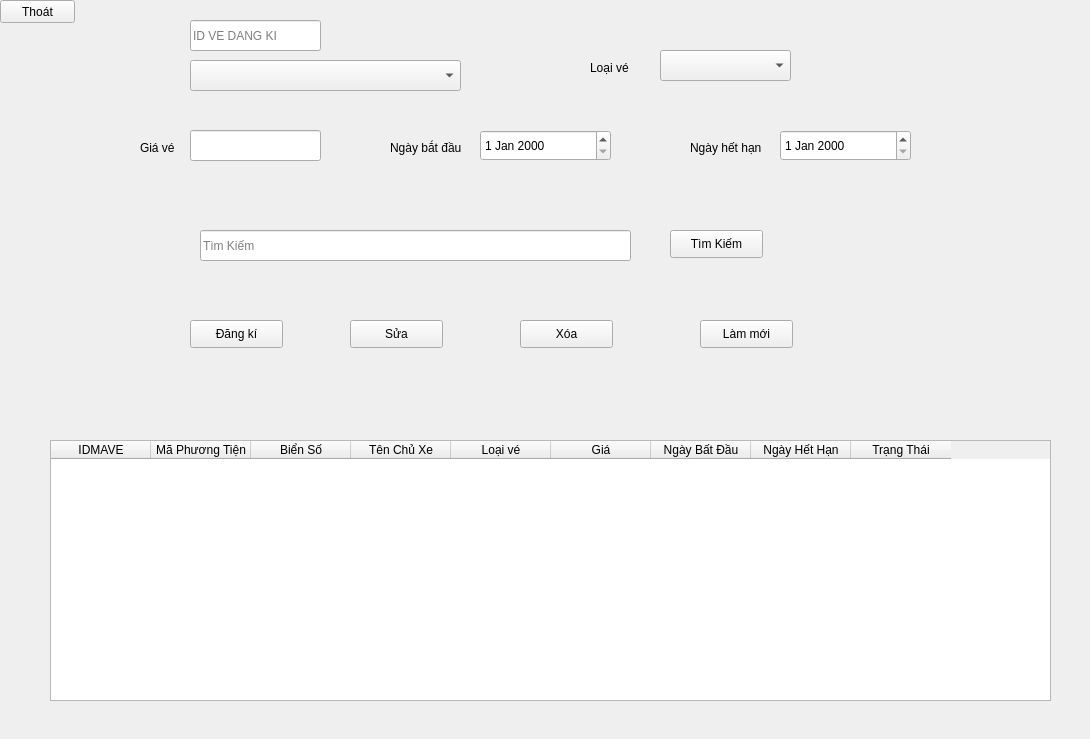
<?xml version="1.0" encoding="UTF-8"?>
<ui version="4.0">
 <class>Form</class>
 <widget class="QWidget" name="Form">
  <property name="geometry">
   <rect>
    <x>0</x>
    <y>0</y>
    <width>1090</width>
    <height>739</height>
   </rect>
  </property>
  <property name="windowTitle">
   <string>Form</string>
  </property>
  <widget class="QTableWidget" name="tblVeThangNam">
   <property name="geometry">
    <rect>
     <x>50</x>
     <y>440</y>
     <width>1001</width>
     <height>261</height>
    </rect>
   </property>
   <column>
    <property name="text">
     <string>IDMAVE</string>
    </property>
   </column>
   <column>
    <property name="text">
     <string>Mã Phương Tiện</string>
    </property>
   </column>
   <column>
    <property name="text">
     <string>Biển Số</string>
    </property>
   </column>
   <column>
    <property name="text">
     <string>Tên Chủ Xe</string>
    </property>
   </column>
   <column>
    <property name="text">
     <string>Loại vé</string>
    </property>
   </column>
   <column>
    <property name="text">
     <string>Giá</string>
    </property>
   </column>
   <column>
    <property name="text">
     <string>Ngày Bất Đầu</string>
    </property>
   </column>
   <column>
    <property name="text">
     <string>Ngày Hết Hạn</string>
    </property>
   </column>
   <column>
    <property name="text">
     <string>Trạng Thái</string>
    </property>
   </column>
  </widget>
  <widget class="QLabel" name="label_2">
   <property name="geometry">
    <rect>
     <x>590</x>
     <y>60</y>
     <width>55</width>
     <height>16</height>
    </rect>
   </property>
   <property name="text">
    <string>Loại vé</string>
   </property>
  </widget>
  <widget class="QLabel" name="label_3">
   <property name="geometry">
    <rect>
     <x>140</x>
     <y>140</y>
     <width>41</width>
     <height>16</height>
    </rect>
   </property>
   <property name="text">
    <string>Giá vé</string>
   </property>
  </widget>
  <widget class="QLabel" name="label_4">
   <property name="geometry">
    <rect>
     <x>390</x>
     <y>140</y>
     <width>81</width>
     <height>16</height>
    </rect>
   </property>
   <property name="text">
    <string>Ngày bắt đầu </string>
   </property>
  </widget>
  <widget class="QLabel" name="label_5">
   <property name="geometry">
    <rect>
     <x>690</x>
     <y>140</y>
     <width>81</width>
     <height>16</height>
    </rect>
   </property>
   <property name="text">
    <string>Ngày hết hạn</string>
   </property>
  </widget>
  <widget class="QLineEdit" name="txtGiaVe">
   <property name="geometry">
    <rect>
     <x>190</x>
     <y>130</y>
     <width>131</width>
     <height>31</height>
    </rect>
   </property>
  </widget>
  <widget class="QComboBox" name="cmbLoaiVe">
   <property name="geometry">
    <rect>
     <x>660</x>
     <y>50</y>
     <width>131</width>
     <height>31</height>
    </rect>
   </property>
  </widget>
  <widget class="QDateEdit" name="dtNgayBatDau">
   <property name="geometry">
    <rect>
     <x>480</x>
     <y>130</y>
     <width>131</width>
     <height>31</height>
    </rect>
   </property>
  </widget>
  <widget class="QDateEdit" name="dtNgayHetHan">
   <property name="geometry">
    <rect>
     <x>780</x>
     <y>130</y>
     <width>131</width>
     <height>31</height>
    </rect>
   </property>
  </widget>
  <widget class="QPushButton" name="btnDangKy">
   <property name="geometry">
    <rect>
     <x>190</x>
     <y>320</y>
     <width>93</width>
     <height>28</height>
    </rect>
   </property>
   <property name="text">
    <string>Đăng kí</string>
   </property>
  </widget>
  <widget class="QPushButton" name="btnLamMoi">
   <property name="geometry">
    <rect>
     <x>700</x>
     <y>320</y>
     <width>93</width>
     <height>28</height>
    </rect>
   </property>
   <property name="text">
    <string>Làm mới</string>
   </property>
  </widget>
  <widget class="QPushButton" name="btnSua">
   <property name="geometry">
    <rect>
     <x>350</x>
     <y>320</y>
     <width>93</width>
     <height>28</height>
    </rect>
   </property>
   <property name="text">
    <string>Sửa</string>
   </property>
  </widget>
  <widget class="QPushButton" name="btnXoa">
   <property name="geometry">
    <rect>
     <x>520</x>
     <y>320</y>
     <width>93</width>
     <height>28</height>
    </rect>
   </property>
   <property name="text">
    <string>Xóa</string>
   </property>
  </widget>
  <widget class="QLineEdit" name="txtMaVe">
   <property name="geometry">
    <rect>
     <x>190</x>
     <y>20</y>
     <width>131</width>
     <height>31</height>
    </rect>
   </property>
   <property name="placeholderText">
    <string>ID VE DANG KI</string>
   </property>
  </widget>
  <widget class="QComboBox" name="cmbMaPhuongTien">
   <property name="geometry">
    <rect>
     <x>190</x>
     <y>60</y>
     <width>271</width>
     <height>31</height>
    </rect>
   </property>
  </widget>
  <widget class="QPushButton" name="btnThoat">
   <property name="geometry">
    <rect>
     <x>0</x>
     <y>0</y>
     <width>75</width>
     <height>23</height>
    </rect>
   </property>
   <property name="text">
    <string>Thoát</string>
   </property>
  </widget>
  <widget class="QLineEdit" name="txttukhoa">
   <property name="geometry">
    <rect>
     <x>200</x>
     <y>230</y>
     <width>431</width>
     <height>31</height>
    </rect>
   </property>
   <property name="placeholderText">
    <string>Tìm Kiếm </string>
   </property>
  </widget>
  <widget class="QPushButton" name="btntimkiem">
   <property name="geometry">
    <rect>
     <x>670</x>
     <y>230</y>
     <width>93</width>
     <height>28</height>
    </rect>
   </property>
   <property name="text">
    <string>Tìm Kiếm</string>
   </property>
  </widget>
 </widget>
 <resources/>
 <connections/>
</ui>
